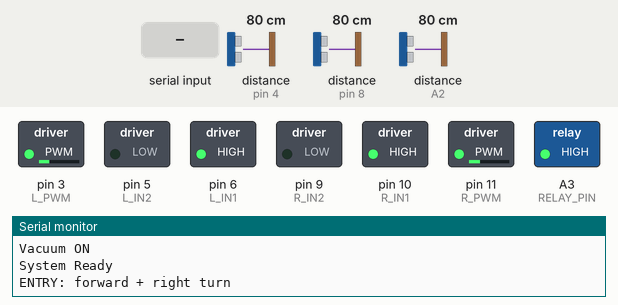
This sketch was run on a simulated Arduino Uno, built with avr-gcc and run on an emulated ATmega328P. Shown: switched loads named in the sketch (green lamp = pin HIGH), the last lines printed to the serial monitor. Wiring (inferred from the names in the program): 3 × ultrasonic range finder: trigger pin 2, echo pin 4 / trigger pin 7, echo pin 8 / trigger A1, echo A2. The test bench sets the inputs (shaded band); at power-on: distance to the obstacle (sensors on pin 8, A2, pin 4) 80 cm. The echo pulse lasts 58.3 µs per cm; pins used as bus, display or sensor lines are not drawn.

Above: at 1.4 s.
1.5 s: "S" received over Serial
At 5.7 s:
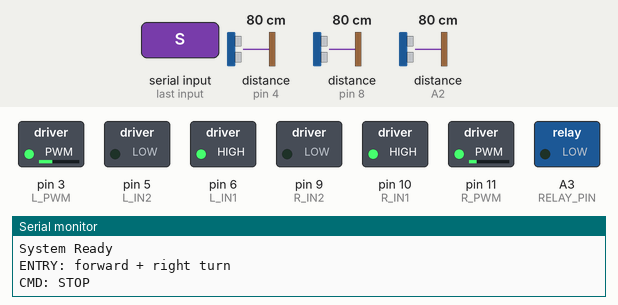
6.1 s: distance to the obstacle (sensor on pin 8) set to 26 cm
7.6 s: distance to the obstacle (sensor on pin 8) set to 22 cm
At 9.4 s:
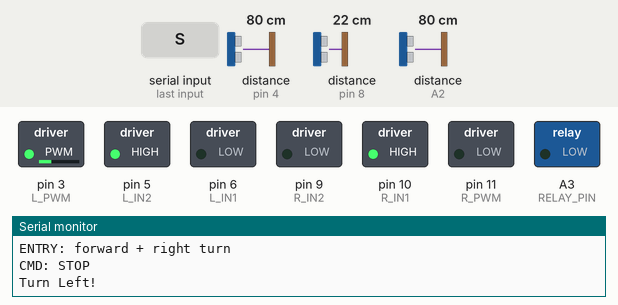
12.5 s: "O" received over Serial
At 15.7 s:
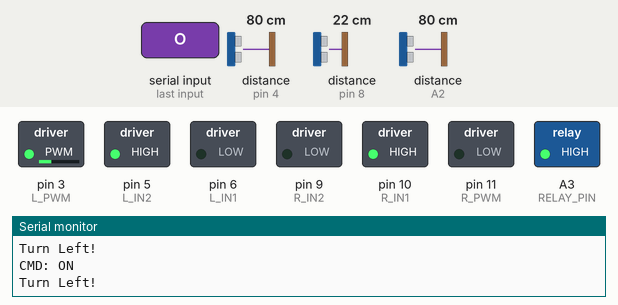
17.5 s: distance to the obstacle (sensor on pin 8) set to 35 cm
At 18.9 s:
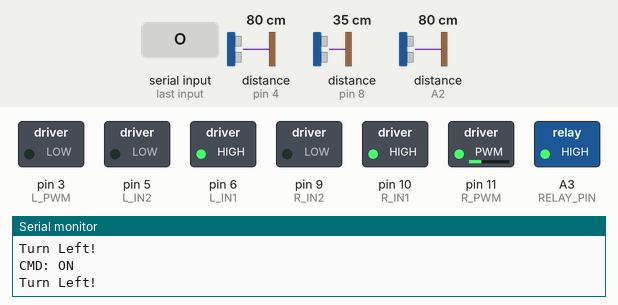
21.1 s: distance to the obstacle (sensor on A2) set to 34 cm
22.6 s: distance to the obstacle (sensor on A2) set to 28 cm
At 23.4 s:
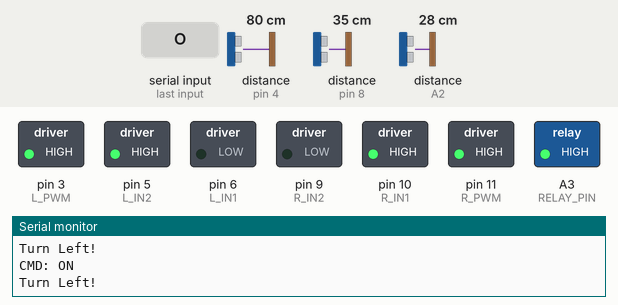
Timing chart, 0 to 25.1 s (numbered marks = the images above; inputs shaded):
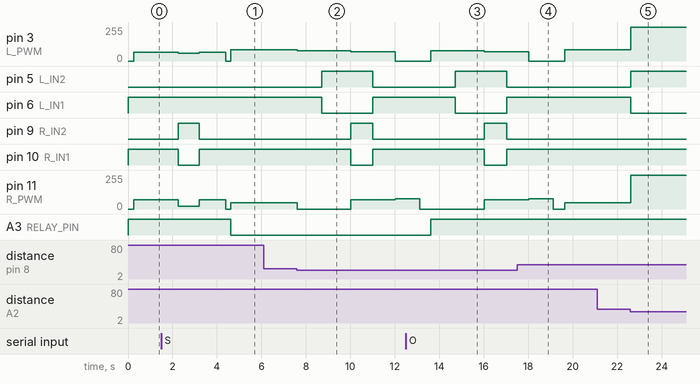

The sketch:

main.ino
```cpp
// v5_competition - 期末競賽最終版
// 成績：113/120 (94.2%)

// =================== 腳位設定 (確認版) ===================

// --- 繼電器 (吸塵器) ---
const int RELAY_PIN = A3; // 你的繼電器腳位

// --- 左馬達 (L298N) ---
const int L_PWM = 3;   // ENA
const int L_IN1 = 6;   // IN1
const int L_IN2 = 5;   // IN2

// --- 右馬達 (L298N) ---
const int R_PWM = 11;  // ENB
const int R_IN1 = 10;  // IN3
const int R_IN2 = 9;   // IN4

// --- 超音波腳位 ---
const int TRIG_F = 7;
const int ECHO_F = 8;

const int TRIG_RF = A1;
const int ECHO_RF = A2;

const int TRIG_RB = 2;
const int ECHO_RB = 4;

// =================== 參數設定 ===================

// 直線基準速度
int BASE_SPEED_L = 64;
int BASE_SPEED_R = 68;

// 左轉設定
int TURN_SPEED_R = 78;
int TURN_SPEED_L = 0;

// --- PID 參數 ---
float Kp = 10.0;
float Kd = 2.0;

float last_error = 0;
float last_filtered_error = 0;

// 門檻設定
const int TURN_THRESHOLD = 23; // (front distance)
const int WALL_MISSING_DIST = 30;
const float MAX_ERROR_CHANGE = 40.0;

// =================== 新增：入口只執行一次 ===================
bool entry_done = false;


void setup() {
  Serial.begin(115200);

  pinMode(RELAY_PIN, OUTPUT);
  digitalWrite(RELAY_PIN, HIGH);
  Serial.println("Vacuum ON");

  pinMode(L_PWM, OUTPUT); pinMode(L_IN1, OUTPUT); pinMode(L_IN2, OUTPUT);
  pinMode(R_PWM, OUTPUT); pinMode(R_IN1, OUTPUT); pinMode(R_IN2, OUTPUT);

  pinMode(TRIG_F, OUTPUT); pinMode(ECHO_F, INPUT);
  pinMode(TRIG_RF, OUTPUT); pinMode(ECHO_RF, INPUT);
  pinMode(TRIG_RB, OUTPUT); pinMode(ECHO_RB, INPUT);

  stopMotor();
  Serial.println("System Ready");
  delay(250);
}


// =================== Loop 主迴圈 ===================

void loop() {

  // ====================================================
  // ⭐⭐ 入口動作（直走 1 秒 → 右轉 600 ms）只執行一次 ⭐⭐
  // ====================================================
  if (!entry_done) {
    Serial.println("ENTRY: forward + right turn");

    // Step 1: 直走 1 秒
    setMotor(64, 70);
    delay(2000);

    // Step 2: 右轉（左輪動、右輪停）
    setMotor(60, -20);
    delay(950);

    // Step 3: 直走 1 秒
    setMotor(64, 68);
    delay(1200);


    stopMotor();
    delay(200);

    entry_done = true;  // 不再重複入口動作
    last_error = 0;
    last_filtered_error = 0;
    return;
  }


  // ====================================================
  // ★ 以下原程式碼完全不動 ★
  // ====================================================

  // 監聽 RPi 訊號
  if (Serial.available() > 0) {
    char cmd = Serial.read();
    if (cmd == 'S') {
      digitalWrite(RELAY_PIN, LOW);
      Serial.println("CMD: STOP");
    }
    if (cmd == 'O') {
      digitalWrite(RELAY_PIN, HIGH);
      Serial.println("CMD: ON");
    }
  }

  float dist_F = getDistance(TRIG_F, ECHO_F);
  float dist_RF = getDistance(TRIG_RF, ECHO_RF);
  float dist_RB = getDistance(TRIG_RB, ECHO_RB);

  if (dist_F > 0 && dist_F < TURN_THRESHOLD) {
    Serial.println("Turn Left!");
    //turnLeft();
    turnLeftCombo() ;

    last_error = 0;
    last_filtered_error = 0;
  }
  else {
    if (dist_RF > 0 && dist_RB > 0) {
      PID_Control(dist_RF, dist_RB);
    } else {
      forwardBase();
    }
  }
}


// =================== PID 控制 ===================

void PID_Control(float rf, float rb) {
  float current_error = 0;

  if (rf > WALL_MISSING_DIST) {
     current_error = 2;
  }
  else {
     current_error = rf - rb;
  }

  float diff = current_error - last_filtered_error;

  if (diff > MAX_ERROR_CHANGE) {
    current_error = last_filtered_error + MAX_ERROR_CHANGE;
  }
  else if (diff < -MAX_ERROR_CHANGE) {
    current_error = last_filtered_error - MAX_ERROR_CHANGE;
  }

  last_filtered_error = current_error;

  float P = current_error * Kp;
  float D = (current_error - last_error) * Kd;
  float output = P + D;

  last_error = current_error;

  int speed_L = BASE_SPEED_L + output;
  int speed_R = BASE_SPEED_R - output;

  setMotor(speed_L, speed_R);
}


// =================== 動作函式 ===================

// void turnLeft() {
//   stopMotor();
//   delay(100);
//   setMotor(TURN_SPEED_L, TURN_SPEED_R);
//   delay(1200);
//   stopMotor();
//   delay(500);
// }

void turnLeftCombo() {

  //往右擺頭
  setMotor(TURN_SPEED_R, TURN_SPEED_L);
  delay(1100);

  //倒轉回來
  setMotor(-TURN_SPEED_R, -TURN_SPEED_L);
  delay(1300);


  //倒退、直走新家的
  //倒退
  setMotor(-70, -70);
  delay(1000);

  //直走
  setMotor(70, 70);
  delay(1000);

  // --- 動作 3：再左轉 ---
  setMotor(TURN_SPEED_L, TURN_SPEED_R);
  delay(1100);

  stopMotor();
  delay(500);
}

void forwardBase() {
  setMotor(BASE_SPEED_L, BASE_SPEED_R);
}

void setMotor(int L, int R) {
  L = constrain(L, -255, 255);
  R = constrain(R, -255, 255);

  if (L >= 0) {
    digitalWrite(L_IN1, HIGH); digitalWrite(L_IN2, LOW);
  } else {
    digitalWrite(L_IN1, LOW); digitalWrite(L_IN2, HIGH);
    L = abs(L);
  }
  analogWrite(L_PWM, L);

  if (R >= 0) {
    digitalWrite(R_IN1, HIGH); digitalWrite(R_IN2, LOW);
  } else {
    digitalWrite(R_IN1, LOW); digitalWrite(R_IN2, HIGH);
    R = abs(R);
  }
  analogWrite(R_PWM, R);
}

void stopMotor() {
  setMotor(0, 0);
}

float getDistance(int trig, int echo) {
  digitalWrite(trig, LOW); delayMicroseconds(2);
  digitalWrite(trig, HIGH); delayMicroseconds(10);
  digitalWrite(trig, LOW);
  long duration = pulseIn(echo, HIGH, 20000);
  if (duration == 0) return 999;
  return duration * 0.034 / 2;
}
```

Measured:
- the behaviour switches between 24 and 23 cm on distance to the obstacle (sensor on pin 8) (found by bisection; images 1 and 2)
- the behaviour switches between 31 and 30 cm on distance to the obstacle (sensor on A2) (found by bisection; images 4 and 5)
- after the input at 1.5 s, A3 (RELAY_PIN): HIGH → LOW after 3.1 s
- after the input at 6.1 s, every drawn part: stays the same
- after the input at 7.6 s, pin 3 (L_PWM): 84/255 → 78/255 at once, → 70/255 2.4 s later, → 0/255 2.0 s later; pin 5 (L_IN2): LOW → HIGH after 1.1 s, → LOW 2.3 s later; pin 6 (L_IN1): HIGH → LOW after 1.1 s, → HIGH 2.3 s later; pin 9 (R_IN2): LOW → HIGH after 2.4 s, → LOW 1.0 s later; pin 10 (R_IN1): HIGH → LOW after 2.4 s, → HIGH 1.0 s later
- after the input at 12.5 s, A3 (RELAY_PIN): LOW → HIGH after 1.1 s
- after the input at 17.5 s, pin 5 (L_IN2): stays LOW (without the input it goes to HIGH after 3.2 s); pin 6 (L_IN1): stays HIGH (without the input it goes to LOW after 3.2 s)
- after the input at 21.1 s, every drawn part: stays the same
- after the input at 22.6 s, pin 3 (L_PWM): 84/255 → 255/255 at once; pin 5 (L_IN2): LOW → HIGH at once; pin 6 (L_IN1): HIGH → LOW at once; pin 11 (R_PWM): 48/255 → 255/255 at once
